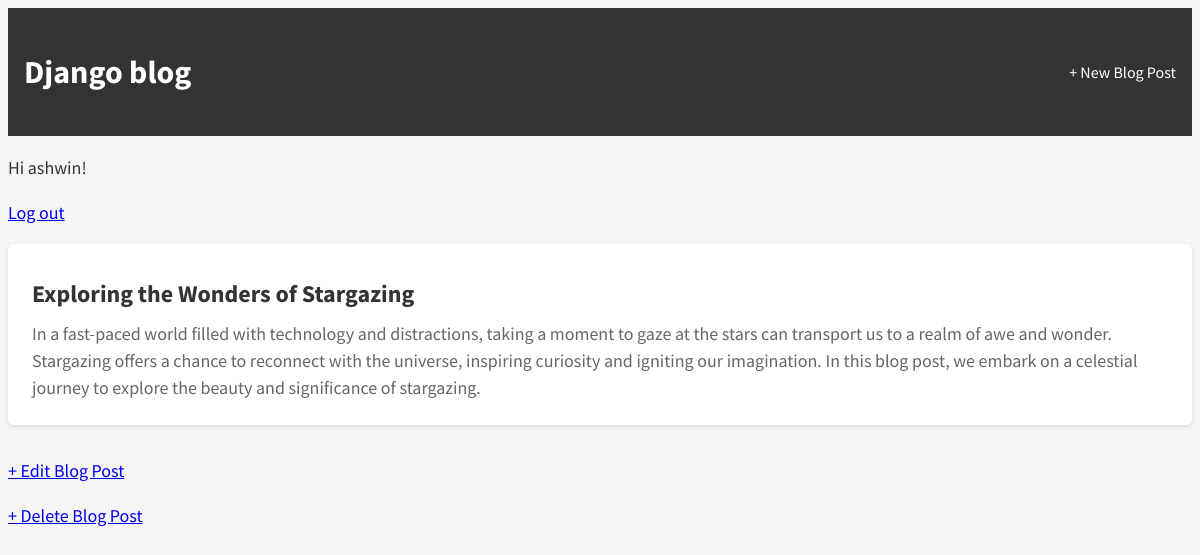
The app's page /post/5/ (signed in) with its own data.
### blog/models.py (models this page shows, shortened)
class Post(models.Model):
    title = models.CharField(max_length=200)
    author = models.ForeignKey('auth.User', on_delete=models.CASCADE,)
    body = models.TextField()

### blog/views.py (the view)
# urls.py: path('post/<int:pk>/',BlogDetailView.as_view(), name='post_detail'),
class BlogDetailView(DetailView):
    model= Post
    template_name ="post_detail.html"

### templates/post_detail.html
{% extends 'base.html' %}
{% block content %}
<div class="post-entry">
<h2>{{ post.title }}</h2>
<p>{{ post.body }}</p>
</div>
<p><a href="{% url 'post_edit' post.pk %}">+ Edit Blog Post</a></p>
<p><a href="{% url 'post_delete' post.pk %}">+ Delete Blog Post</a></p>
{% endblock content %}

### templates/base.html (shortened to what this page needs)
{% load static %}
<html>
<head>
<link href="{% static 'css/base.css' %}" rel="stylesheet">
</head>
<body>
<div>
<header>
<div class="nav-left">
<h1><a href="{% url 'home' %}">Django blog</a></h1>
</div>
<div class="nav-right">
<a href="{% url 'post_new' %}">+ New Blog Post</a>
</div>
</header>
{% if user.is_authenticated %}
<p>Hi {{ user.username }}!</p>
<p><a href="{% url 'logout' %}">Log out</a></p>
{% else %}
<p>You are not logged in.</p>
<a href="{% url 'login' %}">Log In</a>
{% endif %}
{% block content %}
{% endblock content %}
</div>
</body>
</html>

### static/css/base.css (style rules this page uses)
body { font-family: 'Source Sans Pro', sans-serif; font-size: 18px; line-height: 1.5; color: #333; background-color: #f5f5f5; }
header { background-color: #333; padding: 1rem; display: flex; align-items: center; }
header h1 a { color: #fff; text-decoration: none; font-size: 32px; font-weight: bold; }
.nav-left { margin-right: auto; }
.nav-right { display: flex; align-items: center; }
.nav-right a { color: #fff; text-decoration: none; font-size: 16px; margin-left: 1rem; }
.post-entry { background-color: #fff; border-radius: 5px; padding: 1.5rem; margin-bottom: 2rem; box-shadow: 0 2px 4px rgba(0, 0, 0, 0.1); }
.post-entry h2 { margin: 0.5rem 0; font-size: 24px; color: #333; }
.post-entry p { margin: 0; font-weight: 400; color: #666; }

### records on screen
Post: title "Exploring the Wonders of Stargazing", body "In a fast-paced world filled with technology and distractions, taking a moment to gaze at the stars can transport us to a realm of awe and wonder. Stargazing offers a chance to reconnect with the universe, inspiring curiosity and igniting our imagination. In this blog post, we embark on a celestial journey to explore the beauty and significance of stargazing."

### other values on screen
{{ user.username }} "ashwin"
